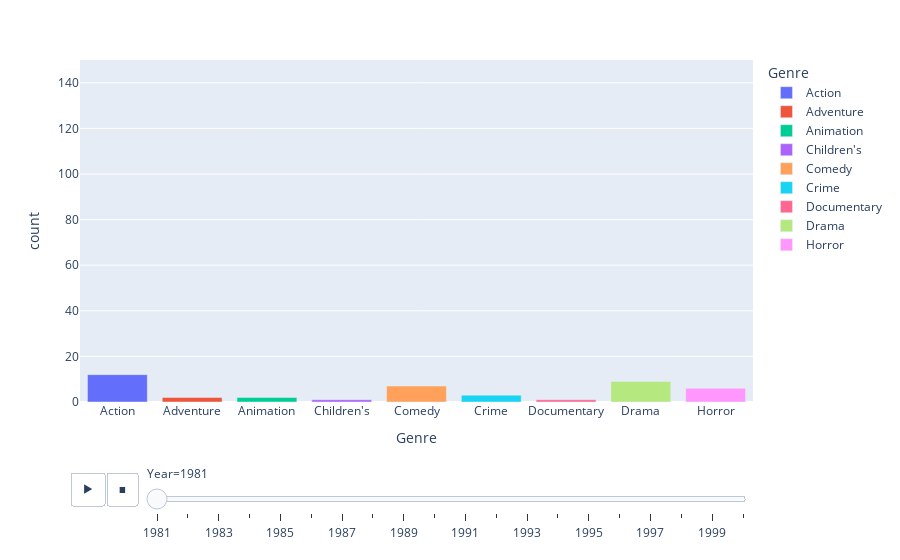

This figure's notebook cell:
### Code cell
px.bar(df,x="Genre",y="count",color="Genre",animation_group="Genre",animation_frame="Year",range_y=[0,150])

### Figure 1 — Plotly figure (JSON) as saved in the notebook; plotly's stock layout.template omitted (floating-point values rounded to 4 significant figures)
{"data": [{"alignmentgroup": "True", "hovertemplate": "Genre=%{x}<br>Year=1981<br>count=%{y}<extra></extra>", "ids": ["Action"], "legendgroup": "Action", "marker": {"color": "#636efa", "pattern": {"shape": ""}}, "name": "Action", "offsetgroup": "Action", "orientation": "v", "showlegend": true, "textposition": "auto", "type": "bar", "x": ["Action"], "xaxis": "x", "y": [12], "yaxis": "y"}, {"alignmentgroup": "True", "hovertemplate": "Genre=%{x}<br>Year=1981<br>count=%{y}<extra></extra>", "ids": ["Adventure"], "legendgroup": "Adventure", "marker": {"color": "#EF553B", "pattern": {"shape": ""}}, "name": "Adventure", "offsetgroup": "Adventure", "orientation": "v", "showlegend": true, "textposition": "auto", "type": "bar", "x": ["Adventure"], "xaxis": "x", "y": [2], "yaxis": "y"}, {"alignmentgroup": "True", "hovertemplate": "Genre=%{x}<br>Year=1981<br>count=%{y}<extra></extra>", "ids": ["Animation"], "legendgroup": "Animation", "marker": {"color": "#00cc96", "pattern": {"shape": ""}}, "name": "Animation", "offsetgroup": "Animation", "orientation": "v", "showlegend": true, "textposition": "auto", "type": "bar", "x": ["Animation"], "xaxis": "x", "y": [2], "yaxis": "y"}, {"alignmentgroup": "True", "hovertemplate": "Genre=%{x}<br>Year=1981<br>count=%{y}<extra></extra>", "ids": ["Children's"], "legendgroup": "Children's", "marker": {"color": "#ab63fa", "pattern": {"shape": ""}}, "name": "Children's", "offsetgroup": "Children's", "orientation": "v", "showlegend": true, "textposition": "auto", "type": "bar", "x": ["Children's"], "xaxis": "x", "y": [1], "yaxis": "y"}, {"alignmentgroup": "True", "hovertemplate": "Genre=%{x}<br>Year=1981<br>count=%{y}<extra></extra>", "ids": ["Comedy"], "legendgroup": "Comedy", "marker": {"color": "#FFA15A", "pattern": {"shape": ""}}, "name": "Comedy", "offsetgroup": "Comedy", "orientation": "v", "showlegend": true, "textposition": "auto", "type": "bar", "x": ["Comedy"], "xaxis": "x", "y": [7], "yaxis": "y"}, {"alignmentgroup": "True", "hovertemplate": "Genre=%{x}<br>Year=1981<br>count=%{y}<extra></extra>", "ids": ["Crime"], "legendgroup": "Crime", "marker": {"color": "#19d3f3", "pattern": {"shape": ""}}, "name": "Crime", "offsetgroup": "Crime", "orientation": "v", "showlegend": true, "textposition": "auto", "type": "bar", "x": ["Crime"], "xaxis": "x", "y": [3], "yaxis": "y"}, {"alignmentgroup": "True", "hovertemplate": "Genre=%{x}<br>Year=1981<br>count=%{y}<extra></extra>", "ids": ["Documentary"], "legendgroup": "Documentary", "marker": {"color": "#FF6692", "pattern": {"shape": ""}}, "name": "Documentary", "offsetgroup": "Documentary", "orientation": "v", "showlegend": true, "textposition": "auto", "type": "bar", "x": ["Documentary"], "xaxis": "x", "y": [1], "yaxis": "y"}, {"alignmentgroup": "True", "hovertemplate": "Genre=%{x}<br>Year=1981<br>count=%{y}<extra></extra>", "ids": ["Drama"], "legendgroup": "Drama", "marker": {"color": "#B6E880", "pattern": {"shape": ""}}, "name": "Drama", "offsetgroup": "Drama", "orientation": "v", "showlegend": true, "textposition": "auto", "type": "bar", "x": ["Drama"], "xaxis": "x", "y": [9], "yaxis": "y"}, {"alignmentgroup": "True", "hovertemplate": "Genre=%{x}<br>Year=1981<br>count=%{y}<extra></extra>", "ids": ["Horror"], "legendgroup": "Horror", "marker": {"color": "#FF97FF", "pattern": {"shape": ""}}, "name": "Horror", "offsetgroup": "Horror", "orientation": "v", "showlegend": true, "textposition": "auto", "type": "bar", "x": ["Horror"], "xaxis": "x", "y": [6], "yaxis": "y"}], "layout": {"barmode": "relative", "legend": {"title": {"text": "Genre"}, "tracegroupgap": 0}, "margin": {"t": 60}, "sliders": [{"active": 0, "currentvalue": {"prefix": "Year="}, "len": 0.9, "pad": {"b": 10, "t": 60}, "steps": [{"args": [["1981"], {"frame": {"duration": 0, "redraw": true}, "fromcurrent": true, "mode": "immediate", "transition": {"duration": 0, "easing": "linear"}}], "label": "1981", "method": "animate"}, {"args": [["1982"], {"frame": {"duration": 0, "redraw": true}, "fromcurrent": true, "mode": "immediate", "transition": {"duration": 0, "easing": "linear"}}], "label": "1982", "method": "animate"}, {"args": [["1983"], {"frame": {"duration": 0, "redraw": true}, "fromcurrent": true, "mode": "immediate", "transition": {"duration": 0, "easing": "linear"}}], "label": "1983", "method": "animate"}, {"args": [["1984"], {"frame": {"duration": 0, "redraw": true}, "fromcurrent": true, "mode": "immediate", "transition": {"duration": 0, "easing": "linear"}}], "label": "1984", "method": "animate"}, {"args": [["1985"], {"frame": {"duration": 0, "redraw": true}, "fromcurrent": true, "mode": "immediate", "transition": {"duration": 0, "easing": "linear"}}], "label": "1985", "method": "animate"}, {"args": [["1986"], {"frame": {"duration": 0, "redraw": true}, "fromcurrent": true, "mode": "immediate", "transition": {"duration": 0, "easing": "linear"}}], "label": "1986", "method": "animate"}, {"args": [["1987"], {"frame": {"duration": 0, "redraw": true}, "fromcurrent": true, "mode": "immediate", "transition": {"duration": 0, "easing": "linear"}}], "label": "1987", "method": "animate"}, {"args": [["1988"], {"frame": {"duration": 0, "redraw": true}, "fromcurrent": true, "mode": "immediate", "transition": {"duration": 0, "easing": "linear"}}], "label": "1988", "method": "animate"}, {"args": [["1989"], {"frame": {"duration": 0, "redraw": true}, "fromcurrent": true, "mode": "immediate", "transition": {"duration": 0, "easing": "linear"}}], "label": "1989", "method": "animate"}, {"args": [["1990"], {"frame": {"duration": 0, "redraw": true}, "fromcurrent": true, "mode": "immediate", "transition": {"duration": 0, "easing": "linear"}}], "label": "1990", "method": "animate"}, {"args": [["1991"], {"frame": {"duration": 0, "redraw": true}, "fromcurrent": true, "mode": "immediate", "transition": {"duration": 0, "easing": "linear"}}], "label": "1991", "method": "animate"}, {"args": [["1992"], {"frame": {"duration": 0, "redraw": true}, "fromcurrent": true, "mode": "immediate", "transition": {"duration": 0, "easing": "linear"}}], "label": "1992", "method": "animate"}, {"args": [["1993"], {"frame": {"duration": 0, "redraw": true}, "fromcurrent": true, "mode": "immediate", "transition": {"duration": 0, "easing": "linear"}}], "label": "1993", "method": "animate"}, {"args": [["1994"], {"frame": {"duration": 0, "redraw": true}, "fromcurrent": true, "mode": "immediate", "transition": {"duration": 0, "easing": "linear"}}], "label": "1994", "method": "animate"}, {"args": [["1995"], {"frame": {"duration": 0, "redraw": true}, "fromcurrent": true, "mode": "immediate", "transition": {"duration": 0, "easing": "linear"}}], "label": "1995", "method": "animate"}, {"args": [["1996"], {"frame": {"duration": 0, "redraw": true}, "fromcurrent": true, "mode": "immediate", "transition": {"duration": 0, "easing": "linear"}}], "label": "1996", "method": "animate"}, {"args": [["1997"], {"frame": {"duration": 0, "redraw": true}, "fromcurrent": true, "mode": "immediate", "transition": {"duration": 0, "easing": "linear"}}], "label": "1997", "method": "animate"}, {"args": [["1998"], {"frame": {"duration": 0, "redraw": true}, "fromcurrent": true, "mode": "immediate", "transition": {"duration": 0, "easing": "linear"}}], "label": "1998", "method": "animate"}, {"args": [["1999"], {"frame": {"duration": 0, "redraw": true}, "fromcurrent": true, "mode": "immediate", "transition": {"duration": 0, "easing": "linear"}}], "label": "1999", "method": "animate"}, {"args": [["2000"], {"frame": {"duration": 0, "redraw": true}, "fromcurrent": true, "mode": "immediate", "transition": {"duration": 0, "easing": "linear"}}], "label": "2000", "method": "animate"}], "x": 0.1, "xanchor": "left", "y": 0, "yanchor": "top"}], "updatemenus": [{"buttons": [{"args": [null, {"frame": {"duration": 500, "redraw": true}, "fromcurrent": true, "mode": "immediate", "transition": {"duration": 500, "easing": "linear"}}], "label": "&#9654;", "method": "animate"}, {"args": [[null], {"frame": {"duration": 0, "redraw": true}, "fromcurrent": true, "mode": "immediate", "transition": {"duration": 0, "easing": "linear"}}], "label": "&#9724;", "method": "animate"}], "direction": "left", "pad": {"r": 10, "t": 70}, "showactive": false, "type": "buttons", "x": 0.1, "xanchor": "right", "y": 0, "yanchor": "top"}], "xaxis": {"anchor": "y", "categoryarray": ["Action", "Adventure", "Animation", "Children's", "Comedy", "Crime", "Documentary", "Drama", "Horror", "Film-Noir", "Fantasy", "Mystery", "Romance", "Sci-Fi", "Thriller", "Western", "Musical", "War"], "categoryorder": "array", "domain": [0, 1], "title": {"text": "Genre"}}, "yaxis": {"anchor": "x", "domain": [0, 1], "range": [0, 150], "title": {"text": "count"}}}}
